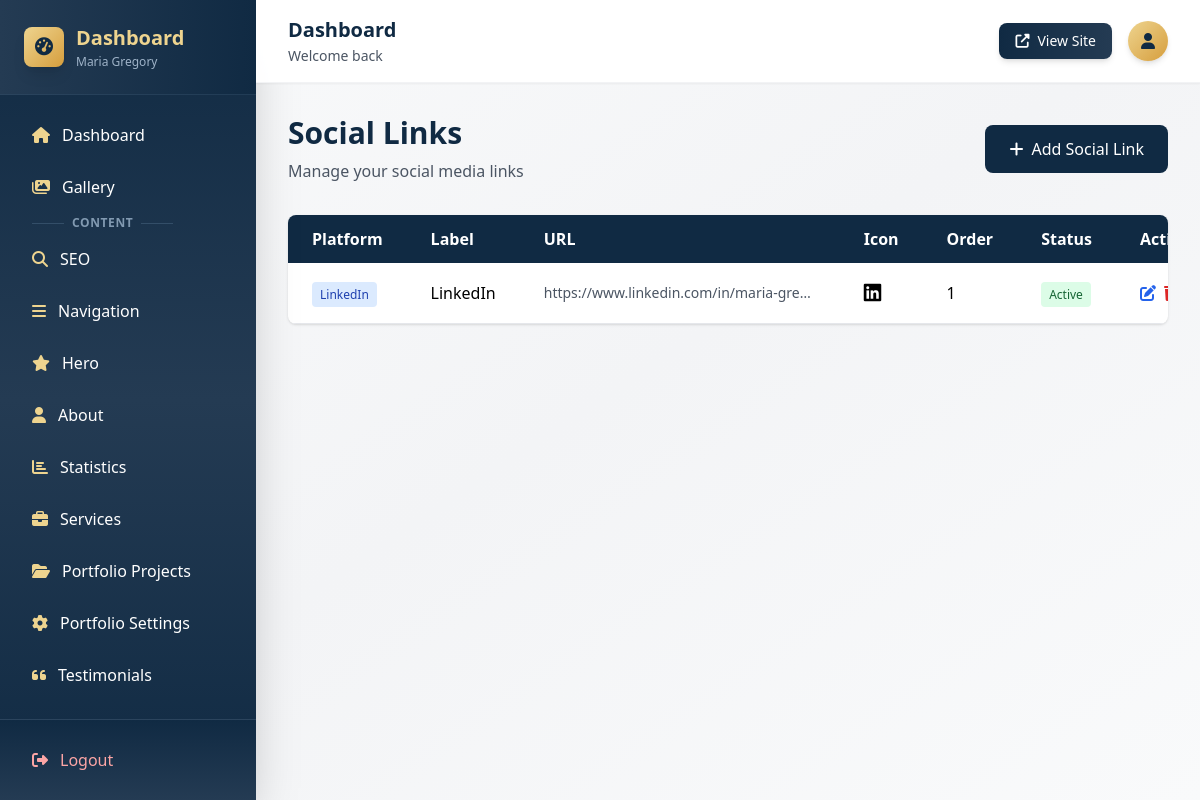
Screenshot of /dashboard/social-links/ (signed in) with the database file from the repository.
### myApp/models.py (models this page shows, shortened)
class SocialLink(models.Model):
    PLATFORM_CHOICES = [
        ('facebook', 'Facebook'),
        ('twitter', 'Twitter'),
        ('instagram', 'Instagram'),
        ('linkedin', 'LinkedIn'),
        ('youtube', 'YouTube'),
        ('pinterest', 'Pinterest'),
        ('other', 'Other'),
    ]
    platform = models.CharField(max_length=50, choices=PLATFORM_CHOICES, default='other')
    label = models.CharField(max_length=200)
    url = models.URLField(max_length=500)
    icon = models.CharField(max_length=100, blank=True)
    sort_order = models.IntegerField(default=0)
    is_active = models.BooleanField(default=True)
    created_at = models.DateTimeField(auto_now_add=True)
    class Meta:
        ordering = ['sort_order', 'id']
        verbose_name = "Social Link"
        verbose_name_plural = "Social Links"

### myApp/dashboard_views.py (the view, shortened to what this page needs)
# urls.py: path('social-links/', dashboard_views.social_links_list, name='social_links_list'),
@login_required
def social_links_list(request):
    social_links = SocialLink.objects.all()
    context = {'social_links': social_links}
    return render(request, 'dashboard/social_links_list.html', context)

### myApp/templates/dashboard/social_links_list.html (shortened to what this page needs)
{% extends "dashboard/base.html" %}
{% block content %}
<div class="mb-8 flex justify-between items-center">
    <div>
        <h1 class="text-3xl font-bold text-navy-900 mb-2">Social Links</h1>
        <p class="text-gray-600">Manage your social media links</p>
    </div>
    <a href="{% url 'dashboard:social_link_new' %}" class="bg-navy-900 hover:bg-navy-800 text-white px-6 py-3 rounded-lg transition-colors">
        <i class="fas fa-plus mr-2"></i>Add Social Link
    </a>
</div>
<div class="bg-white rounded-lg shadow overflow-hidden">
    <table class="w-full">
        <thead class="bg-navy-900 text-white">
            <tr>
                <th class="px-6 py-3 text-left">Platform</th>
                <th class="px-6 py-3 text-left">Label</th>
                <th class="px-6 py-3 text-left">URL</th>
                <th class="px-6 py-3 text-left">Icon</th>
                <th class="px-6 py-3 text-left">Order</th>
                <th class="px-6 py-3 text-left">Status</th>
                <th class="px-6 py-3 text-left">Actions</th>
            </tr>
        </thead>
        <tbody>
            {% for link in social_links %}
                <tr class="border-b border-gray-200 hover:bg-gray-50">
                    <td class="px-6 py-4">
                        <span class="bg-blue-100 text-blue-800 px-2 py-1 rounded text-xs">{{ link.get_platform_display }}</span>
                    </td>
                    <td class="px-6 py-4 font-medium">{{ link.label }}</td>
                    <td class="px-6 py-4 text-sm text-gray-600 truncate max-w-xs">{{ link.url }}</td>
                    <td class="px-6 py-4">
                        {% if link.icon %}
                            <i class="{{ link.icon }} text-xl"></i>
                        {% else %}
                            <span class="text-gray-400">-</span>
                        {% endif %}
                    </td>
                    <td class="px-6 py-4">{{ link.sort_order }}</td>
                    <td class="px-6 py-4">
                        {% if link.is_active %}
                            <span class="bg-green-100 text-green-800 px-2 py-1 rounded text-xs">Active</span>
                        {% else %}
                            <span class="bg-red-100 text-red-800 px-2 py-1 rounded text-xs">Inactive</span>
                        {% endif %}
                    </td>
                    <td class="px-6 py-4">
                        <div class="flex gap-2">
                            <a href="{% url 'dashboard:social_link_edit' link.id %}" class="text-blue-600 hover:text-blue-800">
                                <i class="fas fa-edit"></i>
                            </a>
                            <form method="post" class="inline" onsubmit="return confirm('Delete this social link?')">
                                <button type="submit" class="text-red-600 hover:text-red-800">
                                    <i class="fas fa-trash"></i>
                                </button>
                            </form>
                        </div>
                    </td>
                </tr>
            {% empty %}
                <tr>
                    <td colspan="7" class="px-6 py-8 text-center text-gray-500">No social links yet. <a href="{% url 'dashboard:social_link_new' %}" class="text-blue-600 hover:text-blue-800">Add your first social link</a></td>
                </tr>
            {% endfor %}
        </tbody>
    </table>
</div>
{% endblock %}

### rows the page displays
SocialLink: platform "LinkedIn", label "LinkedIn", url "https://www.linkedin.com/in/maria-gre…", sort_order "1", is_active "Active"
